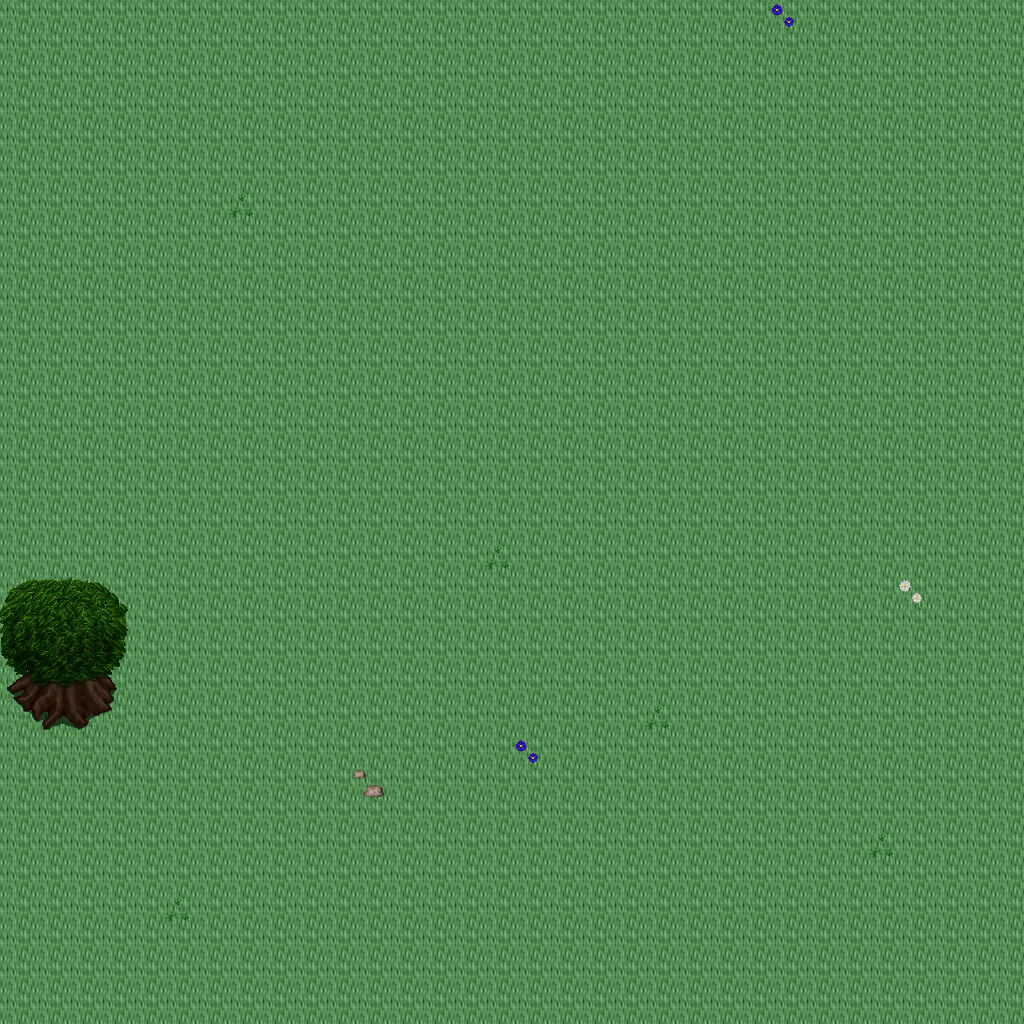

A 2D game scene composited from a Tiled map and its tileset images. What follows is a short description and the map's XML, with each tile layer's data collapsed to a summary:
An orthogonal 32x32 tile map with 32x32 px tiles, 5 tile layers (Ground, Objects, Objects2, Above, ...), 1 hidden layer not drawn, 44 tilesets.

<map version="1.10" tiledversion="1.11.0" orientation="orthogonal" renderorder="right-down" width="32" height="32" tilewidth="32" tileheight="32" infinite="0" nextlayerid="11" nextobjectid="1">
 <tileset firstgid="1" name="logic_item_mushroom" tilewidth="32" tileheight="32" tilecount="6" columns="6">
  <image source="../drawable/logic_item_mushroom.png" width="192" height="32" />
 </tileset>
 <tileset firstgid="7" name="plant_tree_chestnut_tree" tilewidth="32" tileheight="32" tilecount="20" columns="4">
  <image source="../drawable/plant_tree_chestnut_tree.png" width="128" height="160" />
 </tileset>
 <tileset firstgid="27" name="plant_tree_oak_tree" tilewidth="32" tileheight="32" tilecount="20" columns="4">
  <image source="../drawable/plant_tree_oak_tree.png" width="128" height="160" />
 </tileset>
 <tileset firstgid="47" name="building_fence_stone_fence_white" tilewidth="32" tileheight="32" tilecount="9" columns="3">
  <image source="../drawable/building_fence_stone_fence_white.png" width="96" height="96" />
 </tileset>
 <tileset firstgid="56" name="building_gnome_homes" tilewidth="32" tileheight="32" tilecount="48" columns="6">
  <image source="../drawable/building_gnome_homes.png" width="192" height="256" />
 </tileset>
 <tileset firstgid="104" name="logic_creature_gnome" tilewidth="32" tileheight="32" tilecount="6" columns="6">
  <image source="../drawable/logic_creature_gnome.png" width="192" height="32" />
 </tileset>
 <tileset firstgid="110" name="logic_item_vegetable" tilewidth="32" tileheight="32" tilecount="16" columns="8">
  <image source="../drawable/logic_item_vegetable.png" width="256" height="64" />
 </tileset>
 <tileset firstgid="126" name="plant_stump_small_stump" tilewidth="32" tileheight="32" tilecount="4" columns="2">
  <image source="../drawable/plant_stump_small_stump.png" width="64" height="64" />
 </tileset>
 <tileset firstgid="130" name="object_birds" tilewidth="32" tileheight="32" tilecount="4" columns="2">
  <image source="../drawable/object_birds.png" width="64" height="64" />
 </tileset>
 <tileset firstgid="134" name="ground_earth_edges" tilewidth="32" tileheight="32" tilecount="18" columns="6">
  <image source="../drawable/ground_earth_edges.png" width="192" height="96" />
 </tileset>
 <tileset firstgid="152" name="ground_grass_corners" tilewidth="32" tileheight="32" tilecount="24" columns="6">
  <image source="../drawable/ground_grass_corners.png" width="192" height="128" />
 </tileset>
 <tileset firstgid="176" name="building_fence_fence_chunky" tilewidth="32" tileheight="32" tilecount="21" columns="3">
  <image source="../drawable/building_fence_fence_chunky.png" width="96" height="224" />
 </tileset>
 <tileset firstgid="197" name="plant_bush_hosta" tilewidth="32" tileheight="32" tilecount="9" columns="3">
  <image source="../drawable/plant_bush_hosta.png" width="96" height="96" />
 </tileset>
 <tileset firstgid="206" name="plant_tree_maple_tree" tilewidth="32" tileheight="32" tilecount="72" columns="8">
  <image source="../drawable/plant_tree_maple_tree.png" width="256" height="288" />
 </tileset>
 <tileset firstgid="278" name="ground_ground" tilewidth="32" tileheight="32" tilecount="33" columns="3">
  <image source="../drawable/ground_ground.png" width="96" height="352" />
 </tileset>
 <tileset firstgid="311" name="ground_ground_2" tilewidth="32" tileheight="32" tilecount="4" columns="4">
  <image source="../drawable/ground_ground_2.png" width="128" height="32" />
 </tileset>
 <tileset firstgid="315" name="ground_ridge_earth_dark" tilewidth="32" tileheight="32" tilecount="96" columns="12">
  <image source="../drawable/ground_ridge_earth_dark.png" width="384" height="256" />
 </tileset>
 <tileset firstgid="411" name="plant_grasses" tilewidth="32" tileheight="32" tilecount="6" columns="3">
  <image source="../drawable/plant_grasses.png" width="96" height="64" />
 </tileset>
 <tileset firstgid="417" name="ground_grass_edges" tilewidth="32" tileheight="32" tilecount="36" columns="12">
  <image source="../drawable/ground_grass_edges.png" width="384" height="96" />
 </tileset>
 <tileset firstgid="453" name="ground_green_paving" tilewidth="32" tileheight="32" tilecount="18" columns="3">
  <image source="../drawable/ground_green_paving.png" width="96" height="192" />
 </tileset>
 <tileset firstgid="471" name="ground_rock_pebbles" tilewidth="32" tileheight="32" tilecount="3" columns="1">
  <image source="../drawable/ground_rock_pebbles.png" width="32" height="96" />
 </tileset>
 <tileset firstgid="474" name="plant_flower_daisy_white" tilewidth="32" tileheight="32" tilecount="8" columns="2">
  <image source="../drawable/plant_flower_daisy_white.png" width="64" height="128" />
 </tileset>
 <tileset firstgid="482" name="plant_flower_daisy_blue" tilewidth="32" tileheight="32" tilecount="8" columns="2">
  <image source="../drawable/plant_flower_daisy_blue.png" width="64" height="128" />
 </tileset>
 <tileset firstgid="490" name="ground_ladder_vertical_dark" tilewidth="32" tileheight="32" tilecount="3" columns="3">
  <image source="../drawable/ground_ladder_vertical_dark.png" width="96" height="32" />
 </tileset>
 <tileset firstgid="493" name="plant_tree_tree_darkgreen" tilewidth="32" tileheight="32" tilecount="88" columns="8">
  <image source="../drawable/plant_tree_tree_darkgreen.png" width="256" height="352" />
 </tileset>
 <tileset firstgid="581" name="ground_rock_rock_cluster" tilewidth="32" tileheight="32" tilecount="6" columns="3">
  <image source="../drawable/ground_rock_rock_cluster.png" width="96" height="64" />
 </tileset>
 <tileset firstgid="587" name="ground_grass_corners" tilewidth="32" tileheight="32" tilecount="24" columns="6">
  <image source="../drawable/ground_grass_corners.png" width="192" height="128" />
 </tileset>
 <tileset firstgid="611" name="plant_bush_bushes" tilewidth="32" tileheight="32" tilecount="10" columns="5">
  <image source="../drawable/plant_bush_bushes.png" width="160" height="64" />
 </tileset>
 <tileset firstgid="621" name="plant_vine" tilewidth="32" tileheight="32" tilecount="3" columns="1">
  <image source="../drawable/plant_vine.png" width="32" height="96" />
 </tileset>
 <tileset firstgid="624" name="ground_ladder_horizontal_dark" tilewidth="32" tileheight="32" tilecount="3" columns="1">
  <image source="../drawable/ground_ladder_horizontal_dark.png" width="32" height="96" />
 </tileset>
 <tileset firstgid="627" name="logic_collision" tilewidth="32" tileheight="32" tilecount="1" columns="1">
  <image source="../drawable/logic_collision.png" width="32" height="32" />
 </tileset>
 <tileset firstgid="628" name="plant_tree_fir_trees" tilewidth="32" tileheight="32" tilecount="24" columns="6">
  <image source="../drawable/plant_tree_fir_trees.png" width="192" height="128" />
 </tileset>
 <tileset firstgid="652" name="plant_mosses" tilewidth="32" tileheight="32" tilecount="16" columns="4">
  <image source="../drawable/plant_mosses.png" width="128" height="128" />
 </tileset>
 <tileset firstgid="668" name="plant_mushroom3" tilewidth="32" tileheight="32" tilecount="2" columns="2">
  <image source="../drawable/plant_mushroom3.png" width="64" height="32" />
 </tileset>
 <tileset firstgid="670" name="building_wizards_tower" tilewidth="32" tileheight="32" tilecount="252" columns="9">
  <image source="../drawable/building_wizards_tower.png" width="288" height="896" />
 </tileset>
 <tileset firstgid="922" name="plant_tree_evergreen" tilewidth="32" tileheight="32" tilecount="36" columns="3">
  <image source="../drawable/plant_tree_evergreen.png" width="96" height="384" />
 </tileset>
 <tileset firstgid="958" name="logic_portal" tilewidth="32" tileheight="32" tilecount="24" columns="8">
  <image source="../drawable/logic_portal.png" width="256" height="96" />
 </tileset>
 <tileset firstgid="982" name="logic_protection" tilewidth="32" tileheight="32" tilecount="2" columns="2">
  <image source="../drawable/logic_protection.png" width="64" height="32" />
 </tileset>
 <tileset firstgid="984" name="logic_item_herb" tilewidth="32" tileheight="32" tilecount="5" columns="5">
  <image source="../drawable/logic_item_herb.png" width="160" height="32" />
 </tileset>
 <tileset firstgid="989" name="plant_bush_large_green" tilewidth="32" tileheight="32" tilecount="9" columns="3">
  <image source="../drawable/plant_bush_large_green.png" width="96" height="96" />
 </tileset>
 <tileset firstgid="998" name="light_dim_light_5x5" tilewidth="32" tileheight="32" tilecount="25" columns="5">
  <image source="../drawable/light_dim_light_5x5.png" width="160" height="160" />
 </tileset>
 <tileset firstgid="1023" name="furniture_light_small_oil_lamp" tilewidth="32" tileheight="32" tilecount="8" columns="2">
  <image source="../drawable/furniture_light_small_oil_lamp.png" width="64" height="128" />
 </tileset>
 <tileset firstgid="1031" name="item_banners_flag" tilewidth="32" tileheight="32" tilecount="12" columns="3">
  <image source="../drawable/item_banners_flag.png" width="96" height="128" />
 </tileset>
 <tileset firstgid="1043" name="item_flagpole" tilewidth="32" tileheight="32" tilecount="3" columns="1">
  <image source="../drawable/item_flagpole.png" width="32" height="96" />
 </tileset>
 <layer id="1" name="Ground" width="32" height="32">
  <data>[1024 cells, 1024 non-empty, 1 distinct tile ids]</data>
 </layer>
 <layer id="2" name="Objects" width="32" height="32">
  <data>[1024 cells, 5 non-empty, 1 distinct tile ids]</data>
 </layer>
 <layer id="3" name="Objects2" width="32" height="32">
  <data>[1024 cells, 10 non-empty, 9 distinct tile ids]</data>
 </layer>
 <layer id="4" name="Above" width="32" height="32">
  <data>[1024 cells, 14 non-empty, 14 distinct tile ids]</data>
 </layer>
 <layer id="5" name="Above2" width="32" height="32">
  <data>[1024 cells, 0 non-empty, 0 distinct tile ids]</data>
 </layer>
 <layer id="6" name="Walkable" width="32" height="32" visible="0">
  <data>[1024 cells, 8 non-empty, 1 distinct tile ids]</data>
 </layer>
 <objectgroup id="7" name="Mapevents" />
 <objectgroup id="8" name="Spawn" />
 <objectgroup id="9" name="Keys" />
 <objectgroup id="10" name="Replace" />
</map>
